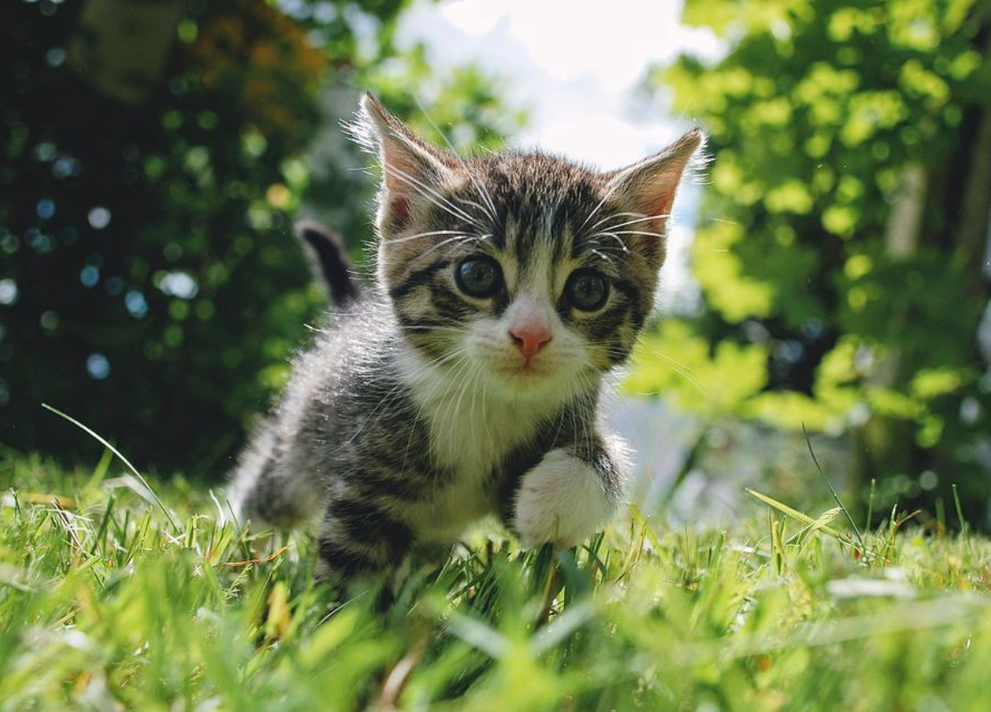
#> input picture cat.png, 991 x 712 px, shrunk from 1156 x 831 before the run
$ python x_lab_5.py
#> lines starting #> are read from the running program, lines starting #| are printed output that depends on the picture; after the words box and inside, x2 and y2 are one past the last pixel; in counts of white or black regions, pixels touching at a corner belong together
import cv2
import numpy as np
import matplotlib.pyplot as plt

# Read image
image = cv2.imread("cat.png", cv2.IMREAD_GRAYSCALE)
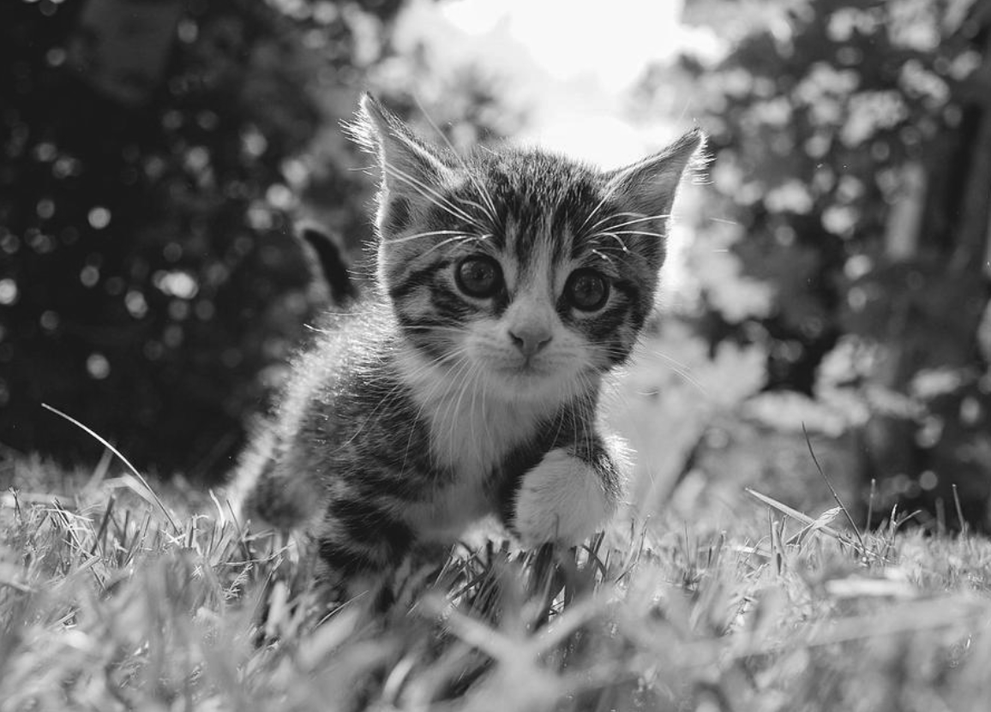
#> image: shape (712, 991); min 14, max 255, mean 111.5

# Convert image to binary
_, binary = cv2.threshold(
    image, 0, 255,
    cv2.THRESH_BINARY + cv2.THRESH_OTSU
)
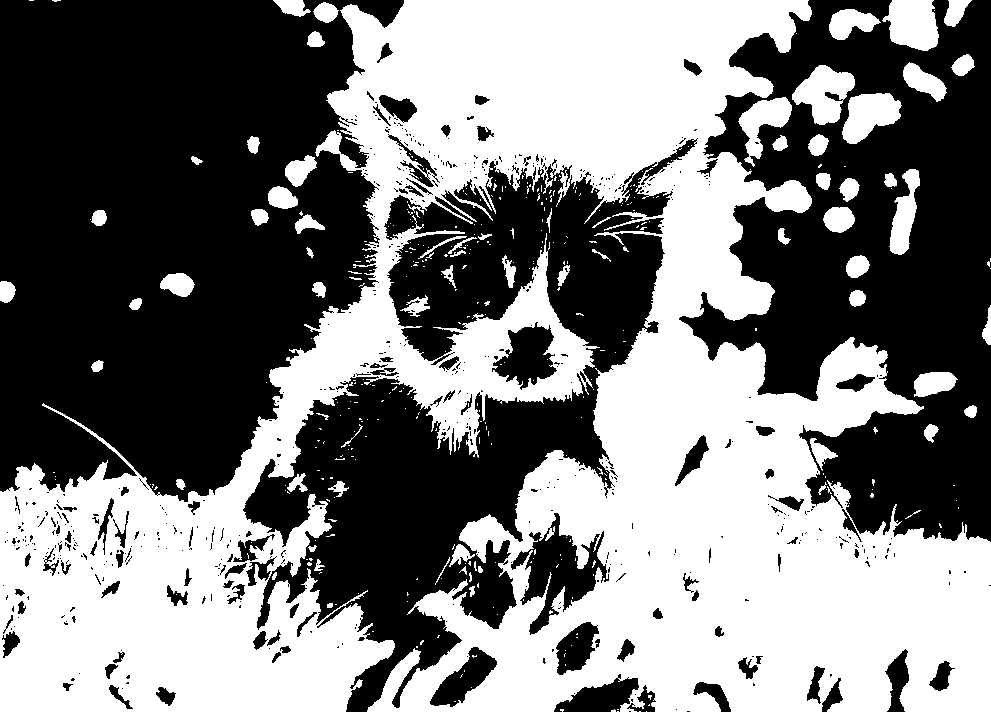
#> binary: shape (712, 991); 48.1% white; 394 white regions (325 under 20 px), largest, box (x1, y1, x2, y2) and area: (0, 0, 991, 712) 315627, (882, 0, 939, 51) 2195, (792, 65, 855, 125) 2171

# Invert binary image
binary = 255 - binary

# Horizontal Line Detection
horizontal_kernel = cv2.getStructuringElement(
    cv2.MORPH_RECT, (20, 1)
)

horizontal_lines = cv2.morphologyEx(
    binary,
    cv2.MORPH_OPEN,
    horizontal_kernel
)
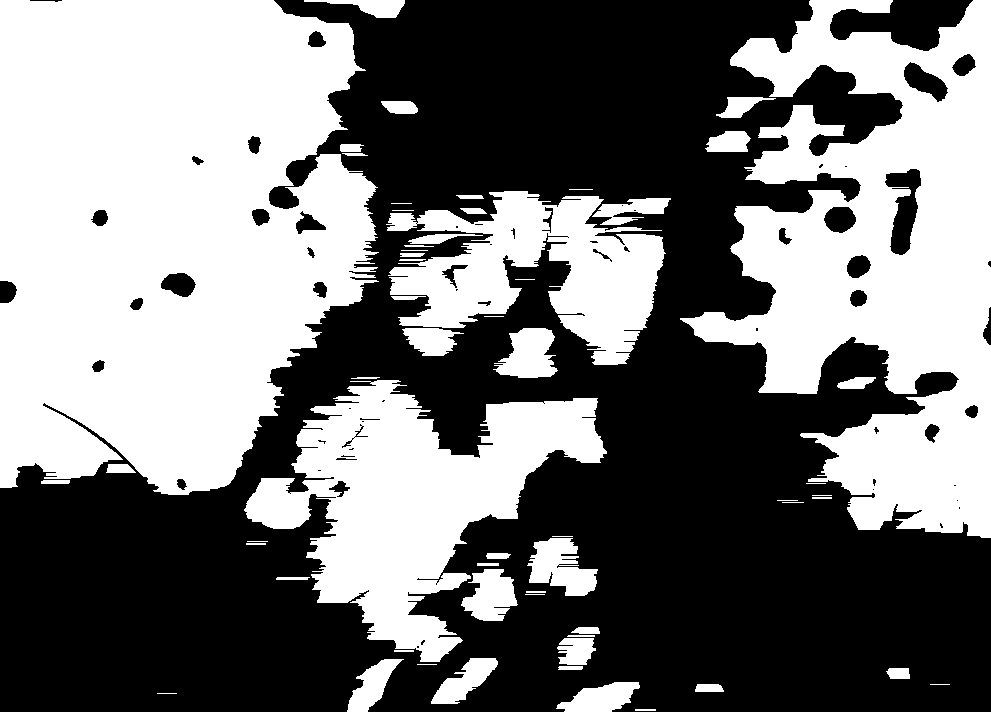
#> horizontal_lines: shape (712, 991); 46.8% white; 59 white regions, largest, box (x1, y1, x2, y2) and area: (0, 0, 379, 495) 151160, (680, 0, 991, 538) 89714, (244, 380, 607, 662) 44377

# Vertical Line Detection
vertical_kernel = cv2.getStructuringElement(
    cv2.MORPH_RECT, (1, 20)
)

vertical_lines = cv2.morphologyEx(
    binary,
    cv2.MORPH_OPEN,
    vertical_kernel
)
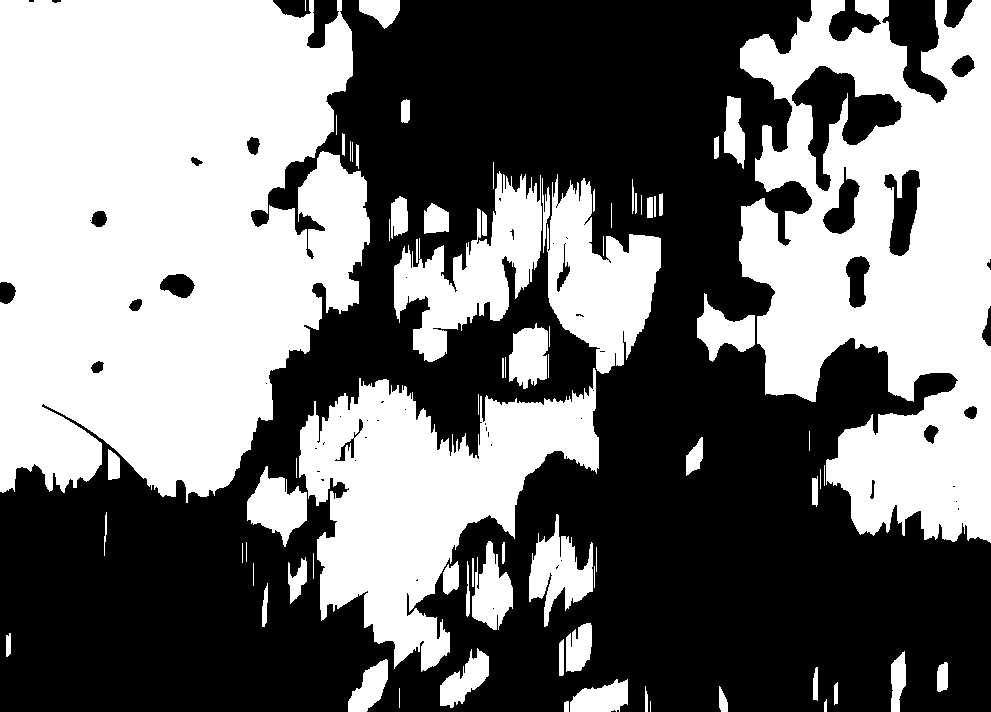
#> vertical_lines: shape (712, 991); 46.8% white; 77 white regions (2 under 20 px), largest, box (x1, y1, x2, y2) and area: (0, 0, 370, 503) 150012, (739, 0, 991, 543) 87757, (299, 368, 599, 672) 41988

# Display Results
plt.figure(figsize=(12, 8))

plt.subplot(2, 2, 1)
plt.imshow(image, cmap="gray")
plt.title("Original Image")
plt.axis("off")

plt.subplot(2, 2, 2)
plt.imshow(binary, cmap="gray")
plt.title("Binary Image")
plt.axis("off")

plt.subplot(2, 2, 3)
plt.imshow(horizontal_lines, cmap="gray")
plt.title("Horizontal Lines")
plt.axis("off")

plt.subplot(2, 2, 4)
plt.imshow(vertical_lines, cmap="gray")
plt.title("Vertical Lines")
plt.axis("off")

plt.tight_layout()
plt.show()
